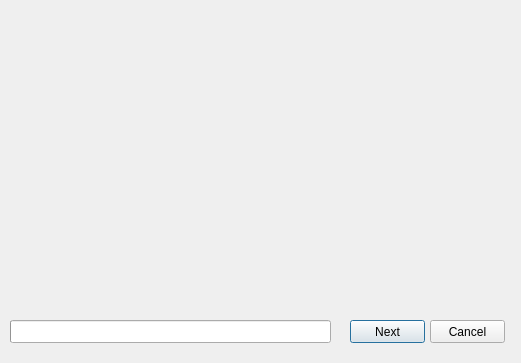
<?xml version="1.0" encoding="UTF-8"?>
<ui version="4.0">
 <class>tutorial</class>
 <widget class="QDialog" name="tutorial">
  <property name="geometry">
   <rect>
    <x>0</x>
    <y>0</y>
    <width>521</width>
    <height>363</height>
   </rect>
  </property>
  <property name="windowTitle">
   <string>Dialog</string>
  </property>
  <widget class="QProgressBar" name="progressBar">
   <property name="geometry">
    <rect>
     <x>10</x>
     <y>320</y>
     <width>321</width>
     <height>23</height>
    </rect>
   </property>
   <property name="value">
    <number>0</number>
   </property>
   <property name="textVisible">
    <bool>false</bool>
   </property>
  </widget>
  <widget class="QPushButton" name="pBNextFinish">
   <property name="geometry">
    <rect>
     <x>350</x>
     <y>320</y>
     <width>75</width>
     <height>23</height>
    </rect>
   </property>
   <property name="text">
    <string>Next</string>
   </property>
  </widget>
  <widget class="QPushButton" name="pBCancel">
   <property name="geometry">
    <rect>
     <x>430</x>
     <y>320</y>
     <width>75</width>
     <height>23</height>
    </rect>
   </property>
   <property name="text">
    <string>Cancel</string>
   </property>
  </widget>
  <widget class="QLabel" name="labelTuto">
   <property name="geometry">
    <rect>
     <x>10</x>
     <y>10</y>
     <width>501</width>
     <height>291</height>
    </rect>
   </property>
   <property name="text">
    <string/>
   </property>
  </widget>
 </widget>
 <resources/>
 <connections>
  <connection>
   <sender>pBCancel</sender>
   <signal>clicked()</signal>
   <receiver>tutorial</receiver>
   <slot>close()</slot>
   <hints>
    <hint type="sourcelabel">
     <x>467</x>
     <y>331</y>
    </hint>
    <hint type="destinationlabel">
     <x>260</x>
     <y>181</y>
    </hint>
   </hints>
  </connection>
 </connections>
</ui>
